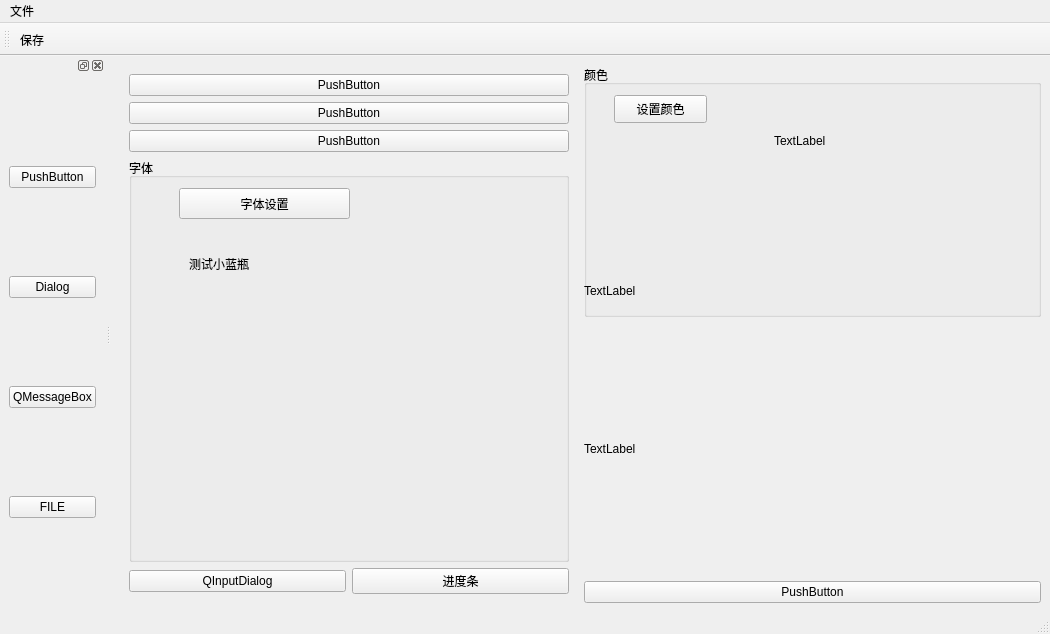
<?xml version="1.0" encoding="UTF-8"?>
<ui version="4.0">
 <class>MainWindow</class>
 <widget class="QMainWindow" name="MainWindow">
  <property name="geometry">
   <rect>
    <x>0</x>
    <y>0</y>
    <width>1050</width>
    <height>634</height>
   </rect>
  </property>
  <property name="windowTitle">
   <string>MainWindow</string>
  </property>
  <widget class="QWidget" name="centralwidget">
   <layout class="QGridLayout" name="gridLayout_2">
    <item row="0" column="0" rowspan="3">
     <widget class="QWidget" name="widget" native="true">
      <layout class="QGridLayout" name="gridLayout">
       <item row="0" column="0" colspan="2">
        <widget class="QPushButton" name="pushButton_4">
         <property name="text">
          <string>PushButton</string>
         </property>
        </widget>
       </item>
       <item row="1" column="0" colspan="2">
        <widget class="QPushButton" name="pushButton_3">
         <property name="text">
          <string>PushButton</string>
         </property>
        </widget>
       </item>
       <item row="2" column="0" colspan="2">
        <widget class="QPushButton" name="pushButton_2">
         <property name="text">
          <string>PushButton</string>
         </property>
        </widget>
       </item>
       <item row="3" column="0" colspan="2">
        <widget class="QGroupBox" name="groupBox">
         <property name="title">
          <string>字体</string>
         </property>
         <widget class="QPushButton" name="pushButton_9">
          <property name="geometry">
           <rect>
            <x>50</x>
            <y>30</y>
            <width>171</width>
            <height>31</height>
           </rect>
          </property>
          <property name="text">
           <string>字体设置</string>
          </property>
         </widget>
         <widget class="QLabel" name="label_2">
          <property name="geometry">
           <rect>
            <x>60</x>
            <y>80</y>
            <width>191</width>
            <height>51</height>
           </rect>
          </property>
          <property name="text">
           <string>测试小蓝瓶</string>
          </property>
         </widget>
        </widget>
       </item>
       <item row="4" column="0">
        <widget class="QPushButton" name="pushButton_11">
         <property name="text">
          <string>QInputDialog</string>
         </property>
        </widget>
       </item>
       <item row="4" column="1">
        <widget class="QPushButton" name="pushButton_12">
         <property name="text">
          <string>进度条</string>
         </property>
        </widget>
       </item>
      </layout>
     </widget>
    </item>
    <item row="0" column="1">
     <widget class="QGroupBox" name="groupBox_2">
      <property name="title">
       <string>颜色</string>
      </property>
      <widget class="QPushButton" name="pushButton_10">
       <property name="geometry">
        <rect>
         <x>30</x>
         <y>30</y>
         <width>93</width>
         <height>28</height>
        </rect>
       </property>
       <property name="text">
        <string>设置颜色</string>
       </property>
      </widget>
      <widget class="QLabel" name="label_Rect">
       <property name="geometry">
        <rect>
         <x>190</x>
         <y>30</y>
         <width>141</width>
         <height>91</height>
        </rect>
       </property>
       <property name="text">
        <string>TextLabel</string>
       </property>
      </widget>
      <widget class="QLabel" name="label_4">
       <property name="geometry">
        <rect>
         <x>0</x>
         <y>210</y>
         <width>341</width>
         <height>31</height>
        </rect>
       </property>
       <property name="text">
        <string>TextLabel</string>
       </property>
      </widget>
     </widget>
    </item>
    <item row="1" column="1">
     <widget class="QLabel" name="label">
      <property name="text">
       <string>TextLabel</string>
      </property>
     </widget>
    </item>
    <item row="2" column="1">
     <widget class="QPushButton" name="pushButton">
      <property name="text">
       <string>PushButton</string>
      </property>
     </widget>
    </item>
   </layout>
  </widget>
  <widget class="QMenuBar" name="menubar">
   <property name="geometry">
    <rect>
     <x>0</x>
     <y>0</y>
     <width>1050</width>
     <height>26</height>
    </rect>
   </property>
   <widget class="QMenu" name="menu">
    <property name="title">
     <string>文件</string>
    </property>
    <addaction name="action"/>
   </widget>
   <addaction name="menu"/>
  </widget>
  <widget class="QStatusBar" name="statusbar"/>
  <widget class="QToolBar" name="toolBar">
   <property name="windowTitle">
    <string>toolBar</string>
   </property>
   <attribute name="toolBarArea">
    <enum>TopToolBarArea</enum>
   </attribute>
   <attribute name="toolBarBreak">
    <bool>false</bool>
   </attribute>
   <addaction name="action"/>
  </widget>
  <widget class="QDockWidget" name="dockWidget">
   <attribute name="dockWidgetArea">
    <number>1</number>
   </attribute>
   <widget class="QWidget" name="dockWidgetContents">
    <layout class="QVBoxLayout" name="verticalLayout">
     <item>
      <widget class="QPushButton" name="pushButton_5">
       <property name="text">
        <string>PushButton</string>
       </property>
      </widget>
     </item>
     <item>
      <widget class="QPushButton" name="pushButton_6">
       <property name="text">
        <string>Dialog</string>
       </property>
      </widget>
     </item>
     <item>
      <widget class="QPushButton" name="pushButton_7">
       <property name="text">
        <string>QMessageBox</string>
       </property>
      </widget>
     </item>
     <item>
      <widget class="QPushButton" name="pushButton_8">
       <property name="text">
        <string>FILE</string>
       </property>
      </widget>
     </item>
    </layout>
   </widget>
  </widget>
  <action name="action">
   <property name="text">
    <string>保存</string>
   </property>
  </action>
 </widget>
 <resources/>
 <connections/>
</ui>
